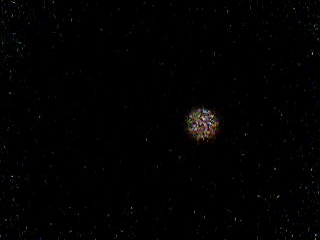
%> input picture Trabajo practico 1/Codigos/mediciones/haz_300mm.jpg, 320 x 240 px
$ octave ajustes.m   (GNU Octave 9; MATLAB toolbox functions it lacks are replaced by stand-ins)
%> lines starting %> are read from the running program, lines starting %| are printed output that depends on the picture
### Trabajo practico 1/Codigos/ajuste_xy.m
function [Ancho,Intensidad]=ajuste_xy(N1,N2,N3,N4,N5,N6,ruta_archivo,nombre_archivo)
%> called with N1 = 0.55, N2 = 0.7, N3 = 0.15, N4 = 0.55, N5 = 0.7, N6 = 0.25, ruta_archivo = 'mediciones/haz_300mm.jpg', nombre_archivo = 'haz_300mm_'
close all;
img01 = im2double(rgb2gray(imread(ruta_archivo)));
%> img01: size 240x320 double; min 0, max 0.792, mean 0.00686

nombre_fig_cent=strcat(nombre_archivo,'cent');
nombre_figx=strcat(nombre_archivo,'x');
nombre_figy=strcat(nombre_archivo,'y');

figure(1);
imshow(img01);
axis on;
xlabel('x / px','FontName','Arial','FontSize',15);
ylabel('y / px','FontName','Arial','FontSize',15);

[rows_img01,columns_img01]=size(img01);
%> rows_img01 = 240; columns_img01 = 320

img01T=img01';%Transpongo la matriz;
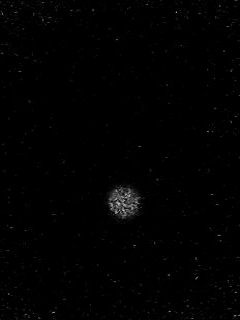
%> img01T: size 320x240 double; min 0, max 0.792, mean 0.00686; mean of the top-left, top-right, bottom-left and bottom-right quarters 0.00355, 0.00359, 0.0078, 0.0125
[columns_img01T,rows_img01T]=size(img01T);
%> columns_img01T = 320; rows_img01T = 240
set(gca,'XLim',[1 columns_img01T],'YLim',[1 rows_img01T])

for i = 1:columns_img01T
    y_umbrales01 = find(img01T(i,:) > N4);%%Valor para tocar N1
    if (length(y_umbrales01) >= N5) %%Valor para tocar N2
        ancho01T(i,1) = y_umbrales01(end) - y_umbrales01(1);
    else
        ancho01T(i,1) = 0;
    end
end
%> this loop made 320 passes
%> y_umbrales01 on pass 13: 177
%> after the loop, ancho01T = 320 values, max 20 at index 203, min 0 at index 1, mean 0.225
[~, x_max_ancho01] = max(ancho01T);
%> x_max_ancho01 = 203

%busco por filas las que estan por arriba de un umbral y les calculo el ancho, luego busco la mas ancha
for i = 1:rows_img01
    x_umbrales01 = find(img01(i,:) > N1);%%Valor para tocar N1
    if (length(x_umbrales01) >= N2) %%Valor para tocar N2
        ancho01(i,1) = x_umbrales01(end) - x_umbrales01(1);
    else
        ancho01(i,1) = 0;
    end
end
%> this loop made 240 passes
%> x_umbrales01 on pass 54: 313
%> after the loop, ancho01 = 240 values, max 18 at index 126, min 0 at index 1, mean 0.325
[~, y_max_ancho01] = max(ancho01);
%> y_max_ancho01 = 126

figure(2);
imshow(gray2ind(img01), jet());
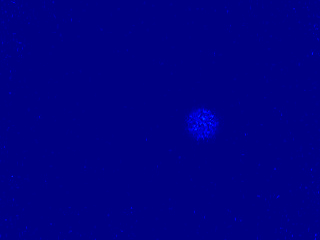
%> displayed picture: size 240x320x3, on the screen's scale of 0 to 255; mean R, G, B 0, 0, 132.5
line((x_max_ancho01*ones(1,rows_img01))',(1:rows_img01)', 'LineWidth', 2, 'Color', 'k');
line(1:columns_img01, y_max_ancho01*ones(1,columns_img01), 'LineWidth', 2, 'Color', 'k');
axis on;
set(gca(),'XLim',[1 columns_img01],'YLim',[1 rows_img01],'Box','on','FontName','Arial','FontSize',8,'GridLineStyle','--','LineWidth',0.4,'TickDir','in');
xlabel('x / px','FontName','Arial','FontSize',15);
ylabel('y / px','FontName','Arial','FontSize',15);
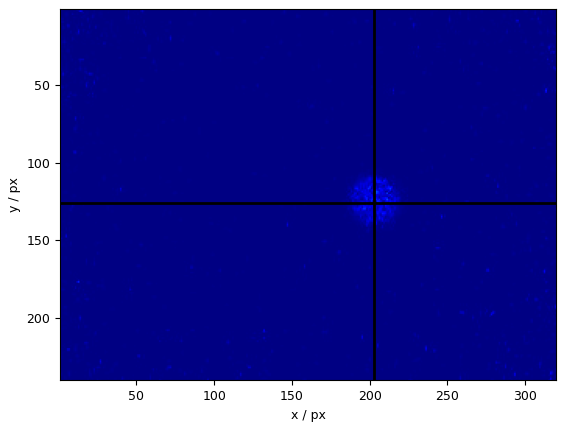
%> figure redrawn from the program's plot data
print(nombre_fig_cent,'-dpng');

%AJUSTE X
med_max_x01 = img01(y_max_ancho01, :);
%> med_max_x01 = 320 values, max 0.612 at index 195, min 0 at index 2, mean 0.0321
x01 = 0:(columns_img01-1);
%> x01 = 320 values from 0 to 319

%busco el valor central de la medicion y corro el eje x
x_umbr01 = find(med_max_x01 > N3);%%Valor para tocar N3
%> x_umbr01 = 25 values from 189 to 218
x_cent01 = floor((x_umbr01(1) + x_umbr01(end))/2);
%> x_cent01 = 203
x01 = x01 - x_cent01;
%> x01 = 320 values from -203 to 116

parametros01 = fminsearch(@(param) err_cuad_gauss(param, [x01; med_max_x01]), [1, 1]); %primer parametro en el vector es dobleve inicial y el segundo es la intensidad inicial


%AJUSTE Y
med_max_y01 = img01T(x_max_ancho01, :);
y01 = 0:(rows_img01T-1);

%busco el valor central de la medicion y corro el eje x
y_umbr01 = find(med_max_y01 > N6);%%Valor para tocar N3
y_cent01 = floor((y_umbr01(1) + y_umbr01(end))/2);
y01 = y01 - y_cent01;

parametros02 = fminsearch(@(param) err_cuad_gauss(param, [y01; med_max_y01]), [1, 1]); %primer parametro en el vector es dobleve inicial y el segundo es la intensidad inicial

%Promedio de ajustes
Intensidad=(parametros01(2)+parametros02(2))/2;
Ancho=(parametros01(1)+parametros02(1))/2;

%AjusteX
figure(3);
hold on;
plot(x01, med_max_x01, 'linewidth', 2);
plot(x01, arrayfun(@(x) gaussiana(x, 0, parametros01(1), parametros01(2)), x01), 'linewidth', 2);
grid on;
xlabel('x / px');
ylabel('Intensidad');
label_ajustes = sprintf('Ajustes w = %.2f px I_0 = %.3f', parametros01(1), parametros01(2));
legend('Medici髇', label_ajustes, 'location', 'northwest');
legend('boxoff');
print(nombre_figx,'-dpng');

%AjusteY
figure(6);
hold on;
plot(y01, med_max_y01, 'linewidth', 2);
plot(y01, arrayfun(@(x) gaussiana(x, 0, parametros02(1), parametros02(2)), y01), 'linewidth', 2);
grid on;
xlabel('y / py');
ylabel('Intensidad');
label_ajustes = sprintf('Ajustes w = %.2f px I_0 = %.3f', parametros02(1), parametros02(2));
legend('Medici髇', label_ajustes, 'location', 'northwest');
legend('boxoff');
print(nombre_figy,'-dpng');

end

### Trabajo practico 1/Codigos/err_cuad_gauss.m
%calcula el error cuadratico medio entre los puntos medidos y la expresion de la gaussiana para ajustar
function [err_cuad] = err_cuad_gauss(parametros, puntos)
%> called with parametros = [1 1]

   w = parametros(1);
   I_0 = parametros(2);

   x = puntos(1, :);
%> x = 320 values from -203 to 116
   y = puntos(2, :);
%> y has the same summary as med_max_x01 in ajuste_xy

%> the run ends on the next line
   err_cuad = sum((y - arrayfun(@(x) gaussiana(x, 0, w, I_0),x)).^2);

end

### Trabajo practico 1/Codigos/ajustes.m
clear all;
close all;
[par_300A,par_300I]=ajuste_xy(.55,.7,.15,.55,.7,.25,'mediciones/haz_300mm.jpg','haz_300mm_');
